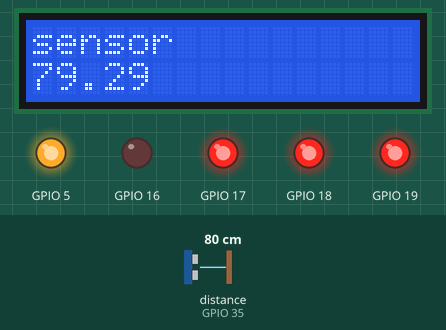
A sketch run on a simulated ESP32. Parts: 16×2 character LCD, output pins drawn as LEDs (lit = HIGH). Wiring (from diagram.json): ultrasonic range finder: trigger GPIO 32; echo GPIO 35. The test bench sets the inputs (shaded band); at power-on: distance to the obstacle (sensor on GPIO 35) 80 cm. The echo pulse lasts 58.3 µs per cm; pins used as bus, display or sensor lines are not drawn.

Above: at 1.2 s.
1.3 s: distance to the obstacle (sensor on GPIO 35) set to 66 cm
At 2.5 s:
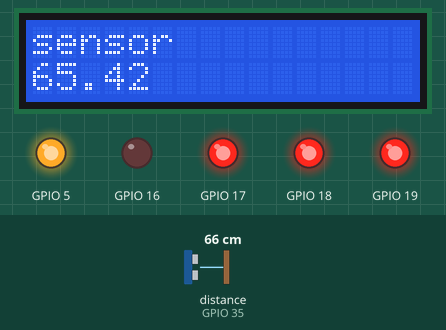
2.8 s: distance to the obstacle (sensor on GPIO 35) set to 56 cm
At 4.1 s:
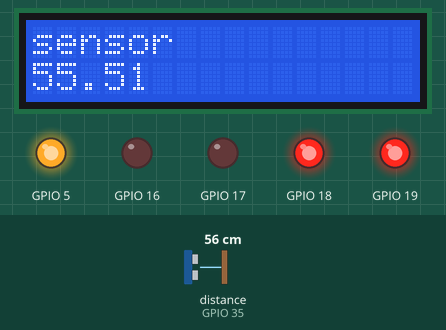
4.4 s: distance to the obstacle (sensor on GPIO 35) set to 45 cm
At 4.8 s:
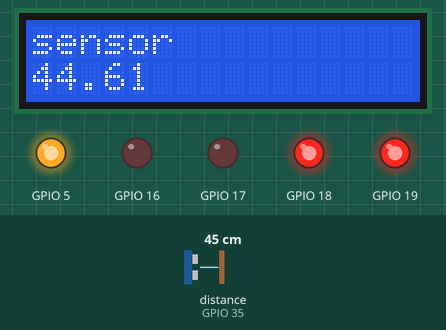
5.9 s: distance to the obstacle (sensor on GPIO 35) set to 36 cm
At 7.0 s:
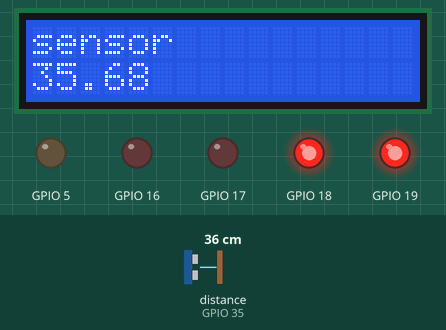
7.5 s: distance to the obstacle (sensor on GPIO 35) set to 23 cm
At 8.1 s:
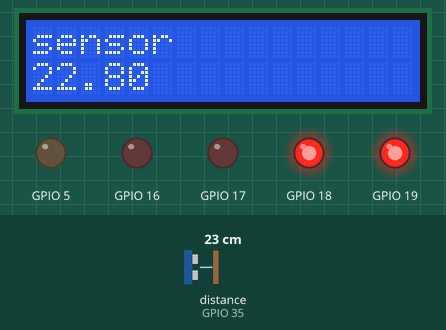
9.0 s: distance to the obstacle (sensor on GPIO 35) set to 19 cm
At 9.6 s:
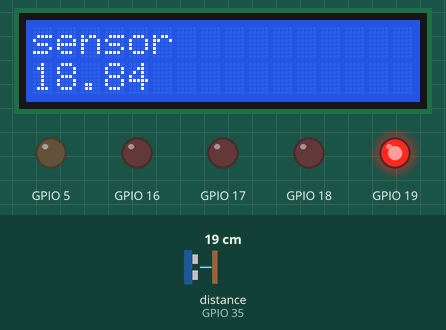
Timing chart, 0 to 11.6 s (numbered marks = the images above; inputs shaded):
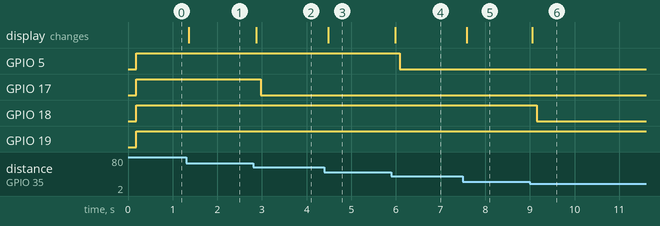

The sketch:

sketch.ino
```cpp
/*
LCD:
GND tá ligado no GND da ESP32
VCC está no 5V
SDA ESTÁ NO PINO 21
SCL ESTÁ NO 22

SENSOR ULTRASOM:
VCC ESTÁ NO 5V
GND ESTÁ NO GND1
TRIGGER NO PINO 32
ECO NO PINO 35

RESISTORES:
TODOS OS ANODOS NO:
1 - PINO19
2 -  PINO18
3 - PINO4
4 - PINO16
5 - PINO 17
TODOS OS CATODOS NO GND1.

depois adiciona a biblioteca do lcd -> liquidcystal i2c

*/

#include <LiquidCrystal_I2C.h>

LiquidCrystal_I2C lcd(0x27,16,2);  // set the LCD address to 0x27 for a 16 chars and 2 line display

//TRIGGER ESTÁ NO PINO 32
#define TRIG 32
// TRIGGER ESTÁ NO PINO 35
#define ECHO 35

void setup()
{
  // initialize the lcd
  lcd.init();
  // ascende a luz de fundo
  lcd.backlight();
  // TRIGGER VAI SER A SAIDA
  pinMode(TRIG, OUTPUT);
  //ECHO VAI SER A ENTRADA
  pinMode(ECHO, INPUT);

  pinMode(19, OUTPUT);
  pinMode(18, OUTPUT);
  pinMode(5, OUTPUT);
  pinMode(17, OUTPUT);
  pinMode(16, OUTPUT);

}

void loop()
{
  // FAZENDO O PISCA LED
  delayMicroseconds(10);
  digitalWrite(TRIG,HIGH);
  delayMicroseconds(10);
  digitalWrite(TRIG,LOW);

// calculando a distância
  float duracao = pulseIn(ECHO,HIGH);
  // mutiplica pela velocidade do som e divide por 2 por causa  distância
  float distancia = duracao* 0.034/2;


  lcd.setCursor(0,0);

  lcd.print("sensor");

  lcd.setCursor(0,1);

  lcd.print(distancia);
  delay(100);

  if(distancia < 20){
  digitalWrite(19, HIGH);
  digitalWrite(18, LOW);
  digitalWrite(5, LOW);
  digitalWrite(17, LOW);
  digitalWrite(16, LOW);
  }
  if((distancia > 20)&&(distancia <40)){
  digitalWrite(19, HIGH);
  digitalWrite(18, HIGH);
  digitalWrite(5, LOW);
  digitalWrite(17, LOW);
  digitalWrite(16, LOW);
  }
  if((distancia > 40)&&(distancia <60)){
  digitalWrite(19, HIGH);
  digitalWrite(18, HIGH);
  digitalWrite(5, HIGH);
  digitalWrite(17, LOW);
  digitalWrite(16, LOW);
  }
  if((distancia > 60)&&(distancia <80)){
  digitalWrite(19, HIGH);
  digitalWrite(18, HIGH);
  digitalWrite(5, HIGH);
  digitalWrite(17, HIGH);
  digitalWrite(16, LOW);
  }
  if((distancia > 80)&&(distancia <100)){
  digitalWrite(19, HIGH);
  digitalWrite(18, HIGH);
  digitalWrite(5, HIGH);
  digitalWrite(17, HIGH);
  digitalWrite(16, HIGH);
  }


}
```

Measured:
- the behaviour switches between 61 and 60 cm on distance to the obstacle (sensor on GPIO 35) (found by bisection; images 1 and 2)
- the behaviour switches between 41 and 40 cm on distance to the obstacle (sensor on GPIO 35) (found by bisection; images 3 and 4)
- the behaviour switches between 21 and 20 cm on distance to the obstacle (sensor on GPIO 35) (found by bisection; images 5 and 6)
- after the input at 1.3 s, the display: changes after 0.07 s (image 1)
- after the input at 2.8 s, GPIO 17: HIGH → LOW after 0.17 s; the display: changes after 0.07 s (image 2)
- after the input at 4.4 s, the display: changes after 0.09 s (image 3)
- after the input at 5.9 s, GPIO 5: HIGH → LOW after 0.18 s; the display: changes after 0.08 s (image 4)
- after the input at 7.5 s, the display: changes after 0.08 s (image 5)
- after the input at 9.0 s, GPIO 18: HIGH → LOW after 0.16 s; the display: changes after 0.06 s (image 6)
